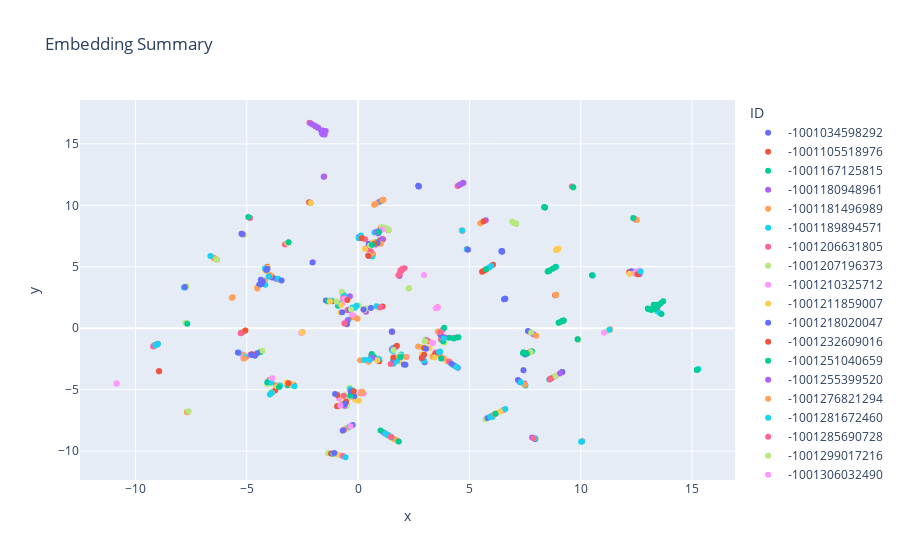

Here is the notebook cell this chart was saved with:
### Markdown cell above
É plotado também o Embedding dos sumários para comparação com a trajetória dos grupos.

### Code cell
df_for_plot = data_visualization.get_df_for_plot(low_dim_embeddings_umap, labels, date_labels)
fig, df = data_visualization.embedding_scatter_plot(df_for_plot)
fig.show()
